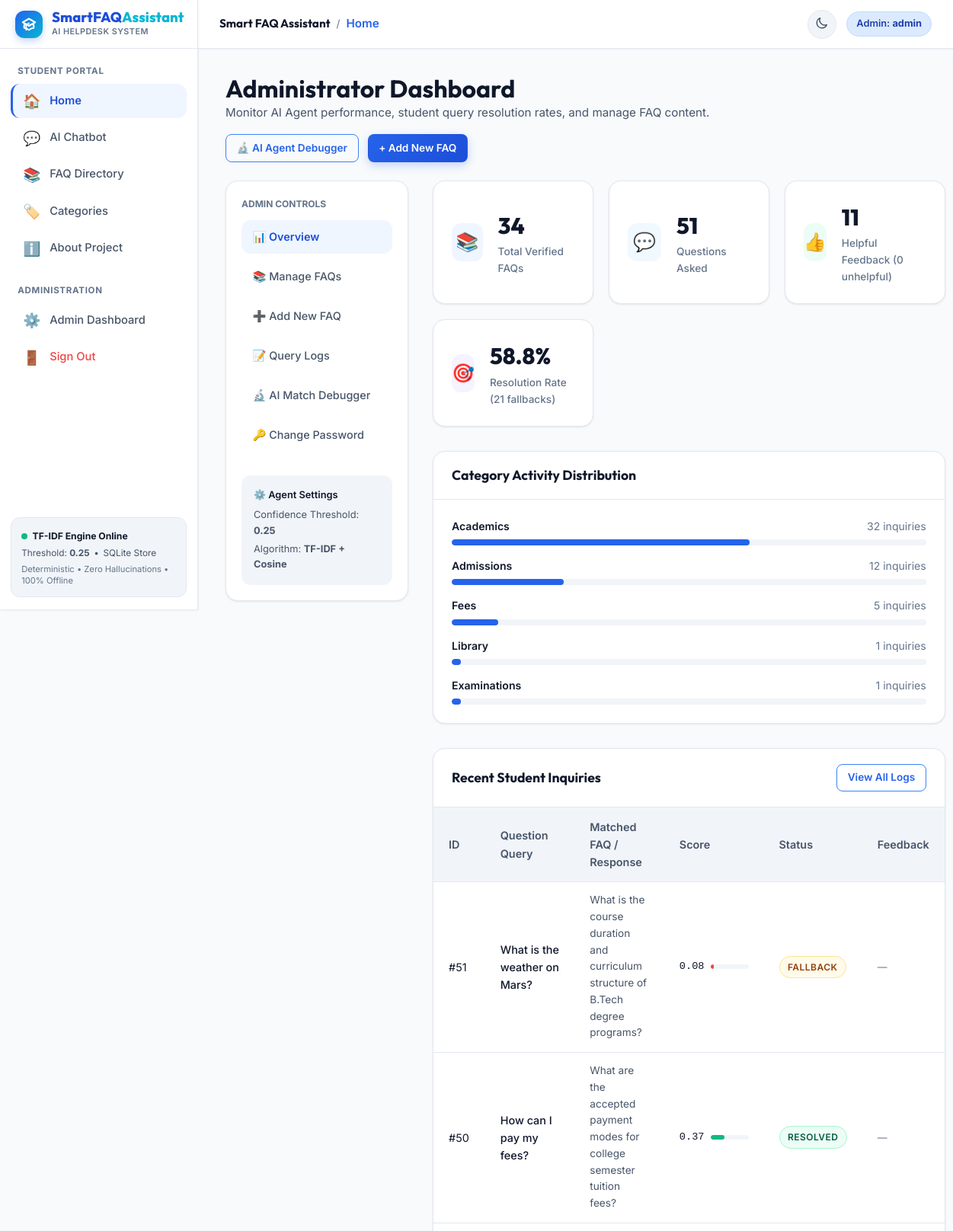
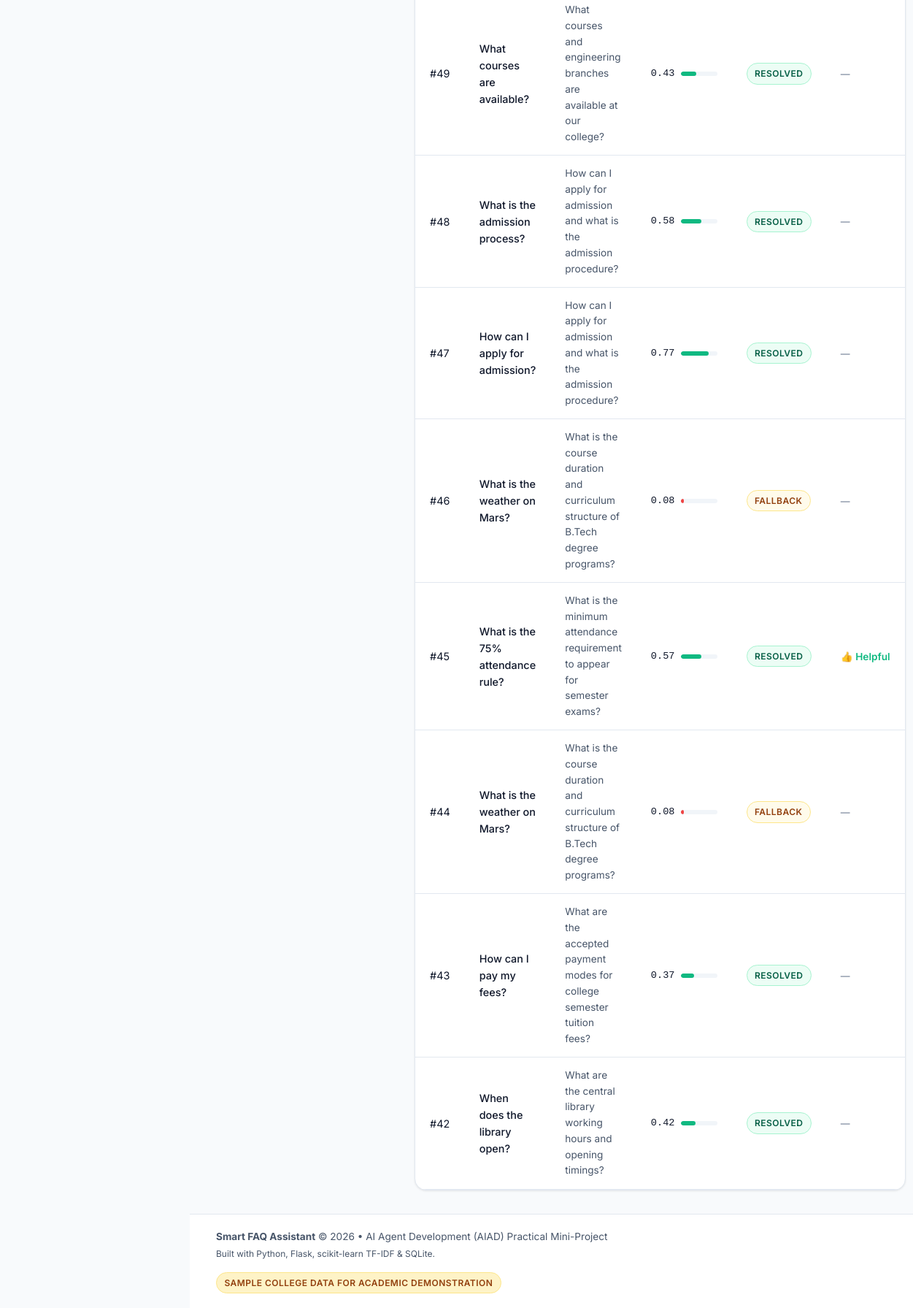
The page /admin (signed in) on the database its author committed (2 pictures, top to bottom).
### tables this page shows
CREATE TABLE query_logs (
            id INTEGER PRIMARY KEY AUTOINCREMENT,
            user_query TEXT NOT NULL,
            category_filter TEXT,
            matched_faq_id INTEGER,
            matched_question TEXT,
            similarity_score REAL,
            response_status TEXT NOT NULL, -- 'RESOLVED', 'FALLBACK', 'EMPTY_QUERY'
            feedback TEXT,                 -- 'HELPFUL', 'NOT_HELPFUL', or NULL
            created_at TIMESTAMP DEFAULT CURRENT_TIMESTAMP,
            FOREIGN KEY (matched_faq_id) REFERENCES faqs(id) ON DELETE SET NULL
        );

### app.py (the view)
@app.route("/admin")
@admin_required
def admin_dashboard():
    analytics = get_analytics_summary()
    recent_logs = get_recent_logs(limit=10)
    return render_template(
        "admin_dashboard.html",
        analytics=analytics,
        recent_logs=recent_logs,
        threshold=agent.threshold
    )

### app.py (called while the page is built)
def admin_required(f):
    @wraps(f)
    def decorated_function(*args, **kwargs):
        if not session.get("is_admin"):
            flash("Please sign in as administrator to access this area.", "warning")
            return redirect(url_for("admin_login", next=request.url))
        return f(*args, **kwargs)
    return decorated_function

### database.py (called while the page is built)
def get_db(db_path=None):
    target_path = db_path or os.environ.get("DATABASE_PATH", DB_FILE)
    conn = sqlite3.connect(target_path)
    conn.row_factory = sqlite3.Row
    conn.execute("PRAGMA foreign_keys = ON;")
    return conn

def get_recent_logs(limit=50, db_path=None):
    conn = get_db(db_path)
    cursor = conn.cursor()
    cursor.execute(
        """
        SELECT ql.*, f.category as matched_category
        FROM query_logs ql
        LEFT JOIN faqs f ON ql.matched_faq_id = f.id
        ORDER BY ql.id DESC
        LIMIT ?
        """,
        (limit,)
    )
    rows = [dict(row) for row in cursor.fetchall()]
    conn.close()
    return rows

### templates/admin_dashboard.html (shortened to what this page needs)
{% extends "base.html" %}
{% block content %}
<div style="display: flex; align-items: center; justify-content: space-between; margin-bottom: 1.5rem; flex-wrap: wrap; gap: 1rem;">
  <div>
    <h1 style="font-size: 2rem;">Administrator Dashboard</h1>
    <p style="color: var(--text-secondary); font-size: 0.95rem;">
      Monitor AI Agent performance, student query resolution rates, and manage FAQ content.
    </p>
  </div>
  <div style="display: flex; gap: 0.75rem;">
    <a href="{{ url_for('admin_debug') }}" class="btn btn-outline btn-sm">
      🔬 AI Agent Debugger
    </a>
    <a href="{{ url_for('admin_add_faq') }}" class="btn btn-primary btn-sm">
      + Add New FAQ
    </a>
  </div>
</div>
<div class="admin-layout">
  <aside class="admin-sidebar">
    <div style="font-size: 0.75rem; font-weight: 700; text-transform: uppercase; color: var(--text-muted); margin-bottom: 0.75rem;">
      Admin Controls
    </div>
    <ul class="admin-nav">
      <li>
        <a href="{{ url_for('admin_dashboard') }}" class="admin-nav-link active">
          <span>📊 Overview</span>
        </a>
      </li>
      <li>
        <a href="{{ url_for('admin_faqs') }}" class="admin-nav-link">
          <span>📚 Manage FAQs</span>
        </a>
      </li>
      <li>
        <a href="{{ url_for('admin_add_faq') }}" class="admin-nav-link">
          <span>➕ Add New FAQ</span>
        </a>
      </li>
      <li>
        <a href="{{ url_for('admin_logs') }}" class="admin-nav-link">
          <span>📝 Query Logs</span>
        </a>
      </li>
      <li>
        <a href="{{ url_for('admin_debug') }}" class="admin-nav-link">
          <span>🔬 AI Match Debugger</span>
        </a>
      </li>
      <li>
        <a href="{{ url_for('admin_password') }}" class="admin-nav-link">
          <span>🔑 Change Password</span>
        </a>
      </li>
    </ul>
    <div style="margin-top: 2rem; padding: 1rem; background: var(--bg-subtle); border-radius: var(--radius-md); font-size: 0.8rem;">
      <div style="font-weight: 600; color: var(--text-primary); margin-bottom: 0.35rem;">
        ⚙️ Agent Settings
      </div>
      <div style="color: var(--text-secondary);">
        Confidence Threshold: <strong>{{ threshold }}</strong>
      </div>
      <div style="color: var(--text-secondary); margin-top: 0.25rem;">
        Algorithm: <strong>TF-IDF + Cosine</strong>
      </div>
    </div>
  </aside>
  <div class="admin-main">
    <div style="display: grid; grid-template-columns: repeat(auto-fit, minmax(200px, 1fr)); gap: 1.25rem;">
      <div class="stat-card">
        <div class="stat-icon" style="background:#eff6ff; color:#2563eb;">📚</div>
        <div>
          <div class="stat-val" id="stat-total-faqs">{{ analytics.total_faqs }}</div>
          <div class="stat-label">Total Verified FAQs</div>
        </div>
      </div>
      <div class="stat-card">
        <div class="stat-icon" style="background:#f0f9ff; color:#0284c7;">💬</div>
        <div>
          <div class="stat-val" id="stat-questions-asked">{{ analytics.total_queries }}</div>
          <div class="stat-label">Questions Asked</div>
        </div>
      </div>
      <div class="stat-card">
        <div class="stat-icon" style="background:#ecfdf5; color:#059669;">👍</div>
        <div>
          <div class="stat-val" id="stat-helpful-feedback">{{ analytics.helpful_count }}</div>
          <div class="stat-label">Helpful Feedback ({{ analytics.unhelpful_count }} unhelpful)</div>
        </div>
      </div>
      <div class="stat-card">
        <div class="stat-icon" style="background:#f5f3ff; color:#7c3aed;">🎯</div>
        <div>
          <div class="stat-val" id="stat-resolution-rate">{{ analytics.resolution_rate }}%</div>
          <div class="stat-label">Resolution Rate ({{ analytics.fallback_count }} fallbacks)</div>
        </div>
      </div>
    </div>
    <div class="table-card">
      <div class="table-header">
        <h3 style="font-size: 1.1rem;">Category Activity Distribution</h3>
      </div>
      <div style="padding: 1.5rem;">
        {% if analytics.category_breakdown %}
          <div style="display: flex; flex-direction: column; gap: 1rem;">
            {% for item in analytics.category_breakdown %}
              <div>
                <div style="display: flex; justify-content: space-between; font-size: 0.88rem; margin-bottom: 0.35rem;">
                  <span style="font-weight: 600;">{{ item.category }}</span>
                  <span style="color: var(--text-muted);">{{ item.count }} inquiries</span>
                </div>
                <div class="meter-bar" style="height: 8px;">
                  {% set pct = (item.count / analytics.total_queries * 100) if analytics.total_queries > 0 else 0 %}
                  <div class="meter-fill meter-high" style="width: {{ pct }}%; background: var(--primary-600);"></div>
                </div>
              </div>
            {% endfor %}
          </div>
        {% else %}
          <p style="color: var(--text-muted); font-size: 0.9rem;">
            No query activity recorded yet. Start interacting with the Student Chatbot to see category analytics!
          </p>
        {% endif %}
      </div>
    </div>
    <div class="table-card">
      <div class="table-header">
        <h3 style="font-size: 1.1rem;">Recent Student Inquiries</h3>
        <a href="{{ url_for('admin_logs') }}" class="btn btn-outline btn-sm">View All Logs</a>
      </div>
      {% if recent_logs %}
        <div class="data-table-wrapper">
          <table class="data-table">
            <thead>
              <tr>
                <th>ID</th>
                <th>Question Query</th>
                <th>Matched FAQ / Response</th>
                <th>Score</th>
                <th>Status</th>
                <th>Feedback</th>
              </tr>
            </thead>
            <tbody>
              {% for log in recent_logs %}
                <tr>
                  <td>#{{ log.id }}</td>
                  <td style="font-weight: 500; max-width: 250px;">{{ log.user_query }}</td>
                  <td style="font-size: 0.85rem; color: var(--text-secondary); max-width: 260px;">
                    {% if log.matched_question %}
                      {{ log.matched_question }}
                    {% else %}
                      <span style="color: var(--text-muted);">None (Fallback triggered)</span>
                    {% endif %}
                  </td>
                  <td>
                    <div class="meter-container">
                      <span style="font-family: monospace; font-size: 0.85rem;">{{ "%.2f"|format(log.similarity_score) }}</span>
                      <div class="meter-bar" style="width: 50px;">
                        <div class="meter-fill {% if log.similarity_score >= threshold %}meter-high{% elif log.similarity_score > 0.1 %}meter-med{% else %}meter-low{% endif %}"
                             style="width: {{ (log.similarity_score * 100)|int }}%;">
                        </div>
                      </div>
                    </div>
                  </td>
                  <td>
                    {% if log.response_status == 'RESOLVED' %}
                      <span class="badge badge-resolved">Resolved</span>
                    {% elif log.response_status == 'FALLBACK' %}
                      <span class="badge badge-fallback">Fallback</span>
                    {% else %}
                      <span class="badge">{{ log.response_status }}</span>
                    {% endif %}
                  </td>
                  <td>
                    {% if log.feedback == 'HELPFUL' %}
                      <span style="color: var(--success-solid); font-weight: 600; font-size: 0.85rem;">👍 Helpful</span>
                    {% elif log.feedback == 'NOT_HELPFUL' %}
                      <span style="color: var(--danger-solid); font-weight: 600; font-size: 0.85rem;">👎 Unhelpful</span>
                    {% else %}
                      <span style="color: var(--text-muted); font-size: 0.8rem;">—</span>
                    {% endif %}
                  </td>
                </tr>
              {% endfor %}
            </tbody>
          </table>
        </div>
      {% else %}
        <div style="padding: 2.5rem; text-align: center; color: var(--text-muted);">
          No student interactions logged yet. Try asking questions on the Chatbot page!
        </div>
      {% endif %}
    </div>
  </div>
</div>
{% endblock %}

### templates/base.html (shortened to what this page needs)
<!DOCTYPE html>
<html lang="en">
<head>
  <link rel="stylesheet" href="{{ url_for('static', filename='css/style.css') }}">
</head>
<body class="app-body">
  <div class="app-layout">
    <aside id="app-sidebar" class="app-sidebar" aria-label="Main Navigation Sidebar">
      <div class="sidebar-header">
        <a href="{{ url_for('index') }}#home" class="sidebar-brand" id="brand-link">
          <div class="sidebar-brand-icon">
          </div>
          <div class="sidebar-brand-info">
            <span class="sidebar-brand-title">SmartFAQ<span class="sidebar-brand-accent">Assistant</span></span>
            <span class="sidebar-brand-tag">AI Helpdesk System</span>
          </div>
        </a>
      </div>
      <nav class="sidebar-nav" aria-label="Application Navigation">
        <div class="nav-section-title">Student Portal</div>
        <ul class="nav-menu">
          <li class="nav-item">
            <a href="{{ url_for('index') }}#home" class="nav-link active" data-section="home" id="nav-item-home">
              <span class="nav-icon">🏠</span>
              <span class="nav-label">Home</span>
            </a>
          </li>
          <li class="nav-item">
            <a href="{{ url_for('index') }}#chat" class="nav-link" data-section="chat" id="nav-item-chat">
              <span class="nav-icon">💬</span>
              <span class="nav-label">AI Chatbot</span>
            </a>
          </li>
          <li class="nav-item">
            <a href="{{ url_for('index') }}#faqs" class="nav-link" data-section="faqs" id="nav-item-faqs">
              <span class="nav-icon">📚</span>
              <span class="nav-label">FAQ Directory</span>
            </a>
          </li>
          <li class="nav-item">
            <a href="{{ url_for('index') }}#categories" class="nav-link" data-section="categories" id="nav-item-categories">
              <span class="nav-icon">🏷️</span>
              <span class="nav-label">Categories</span>
            </a>
          </li>
          <li class="nav-item">
            <a href="{{ url_for('index') }}#about" class="nav-link" data-section="about" id="nav-item-about">
              <span class="nav-icon">ℹ️</span>
              <span class="nav-label">About Project</span>
            </a>
          </li>
        </ul>
        <div class="nav-section-title" style="margin-top: 1.5rem;">Administration</div>
        <ul class="nav-menu">
          {% if session.get('is_admin') %}
            <li class="nav-item">
              <a href="{{ url_for('index') }}#admin" class="nav-link" data-section="admin" id="nav-item-admin">
                <span class="nav-icon">⚙️</span>
                <span class="nav-label">Admin Dashboard</span>
              </a>
            </li>
            <li class="nav-item">
              <a href="{{ url_for('admin_logout') }}" class="nav-link nav-link-logout">
                <span class="nav-icon">🚪</span>
                <span class="nav-label">Sign Out</span>
              </a>
            </li>
          {% endif %}
        </ul>
      </nav>
      <div class="sidebar-status-card">
        <div class="sidebar-status-header">
          <span class="pulse-dot"></span>
          <span class="status-name">TF-IDF Engine Online</span>
        </div>
        <div class="sidebar-status-meta">
          <span>Threshold: <strong>{{ threshold if threshold is defined else '0.25' }}</strong></span>
          <span>&bull;</span>
          <span>SQLite Store</span>
        </div>
        <div class="sidebar-status-note">
          Deterministic &bull; Zero Hallucinations &bull; 100% Offline
        </div>
      </div>
    </aside>
    <div class="app-main-area">
      <header class="app-topbar">
        <div class="topbar-left">
          <div class="topbar-breadcrumb">
            <span class="topbar-app-name">Smart FAQ Assistant</span>
            <span class="topbar-crumb-sep">/</span>
            <span class="topbar-section-title" id="topbar-section-title">Home</span>
          </div>
        </div>
        <div class="topbar-right">
          <button id="theme-toggle" class="btn-icon" aria-label="Toggle Dark/Light Mode" title="Toggle Light/Dark Theme">
            <span id="theme-icon">
            </span>
          </button>
          {% if session.get('is_admin') %}
            <span class="topbar-user-badge topbar-badge-admin">
              <span>Admin: <strong>{{ session.get('admin_username', 'admin') }}</strong></span>
            </span>
          {% else %}
            <span class="topbar-user-badge topbar-badge-student">
              <span>🎓 Student Helpdesk</span>
            </span>
          {% endif %}
        </div>
      </header>
      <main class="app-content-wrapper" id="app-content-wrapper">
        {% block content %}{% endblock %}
      </main>
      <footer class="app-footer">
        <div class="app-footer-inner">
          <div>
            <strong>Smart FAQ Assistant</strong> &copy; 2026 &bull; AI Agent Development (AIAD) Practical Mini-Project
            <div style="font-size:0.75rem; margin-top:2px;">Built with Python, Flask, scikit-learn TF-IDF &amp; SQLite.</div>
          </div>
          <div>
            <span class="badge badge-demo">Sample College Data for Academic Demonstration</span>
          </div>
        </div>
      </footer>
    </div>
  </div>
</body>
</html>

### rows shown on the page
query_logs: id "51", user_query "What is the weather on Mars?", matched_question "What is the course duration and curriculum structure of B.Tech degree programs?", similarity_score "0.08", response_status "FALLBACK"
query_logs: id "50", user_query "How can I pay my fees?", matched_question "What are the accepted payment modes for college semester tuition fees?", similarity_score "0.37", response_status "RESOLVED"
query_logs: id "49", user_query "What courses are available?", matched_question "What courses and engineering branches are available at our college?", similarity_score "0.43", response_status "RESOLVED"
query_logs: id "48", user_query "What is the admission process?", matched_question "How can I apply for admission and what is the admission procedure?", similarity_score "0.58", response_status "RESOLVED"
query_logs: id "47", user_query "How can I apply for admission?", matched_question "How can I apply for admission and what is the admission procedure?", similarity_score "0.77", response_status "RESOLVED"
query_logs: id "46", user_query "What is the weather on Mars?", matched_question "What is the course duration and curriculum structure of B.Tech degree programs?", similarity_score "0.08", response_status "FALLBACK"
query_logs: id "45", user_query "What is the 75% attendance rule?", matched_question "What is the minimum attendance requirement to appear for semester exams?", similarity_score "0.57", response_status "RESOLVED", feedback "👍 Helpful"
query_logs: id "44", user_query "What is the weather on Mars?", matched_question "What is the course duration and curriculum structure of B.Tech degree programs?", similarity_score "0.08", response_status "FALLBACK"
query_logs: id "43", user_query "How can I pay my fees?", matched_question "What are the accepted payment modes for college semester tuition fees?", similarity_score "0.37", response_status "RESOLVED"
query_logs: id "42", user_query "When does the library open?", matched_question "What are the central library working hours and opening timings?", similarity_score "0.42", response_status "RESOLVED"

### other values the page prints
{{ threshold if threshold is defined else '0.25' }} "0.25"
{{ session.get('admin_username', 'admin') }} "admin"
{{ threshold }} "0.25"
{{ analytics.total_faqs }} "34"
{{ analytics.total_queries }} "51"
{{ analytics.helpful_count }} "11"
{{ analytics.unhelpful_count }} "0"
{{ analytics.resolution_rate }} "58.8"
{{ analytics.fallback_count }} "21"
{{ item.category }} "Academics" "Admissions" "Fees" "Library" "Examinations"
{{ item.count }} "32" "12" "5" "1" "1"
